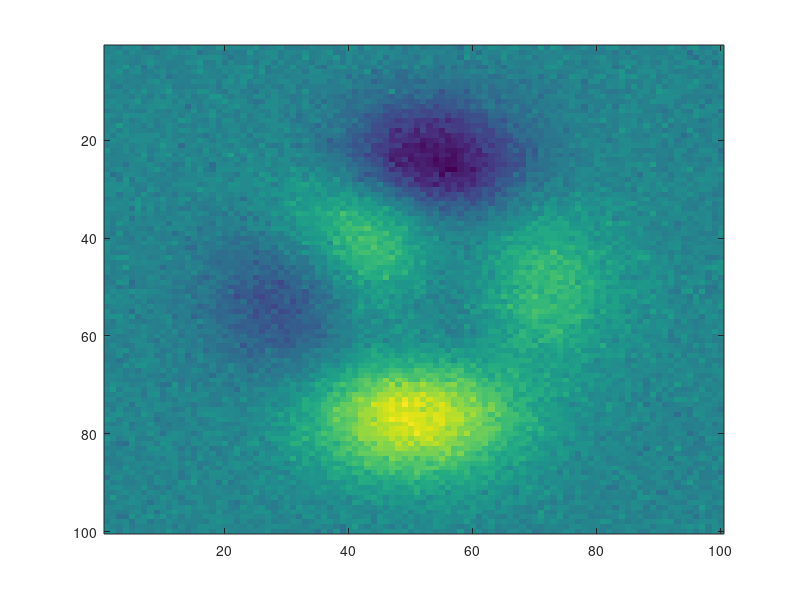

Write the MATLAB code that produced this figure. (Note: this script raises an error after producing the figure.)
%%% Denoising using splines %%%
%2D example: Generate data
n = 100;
sigma = 0.5;
Y = peaks(n) + randn(n)*sigma;
figure
imagesc(Y)
%2D Spline
k = 10;
sd = 4;
knots = [ones(1,sd-1)...
    linspace(1,n,10) n * ones(1,sd-1)];
nKnots = length(knots) - sd;
kspline = spmak(knots,eye(nKnots));
H = cell(2,1); B=cell(2,1);
for i = 1:2
    B{i}=spval(kspline,1:n)';
    H{i} = B{i}/(B{i}'*B{i})*B{i}';
end
Yhat = H{2}*Y*H{1};
figure
imagesc(Yhat)